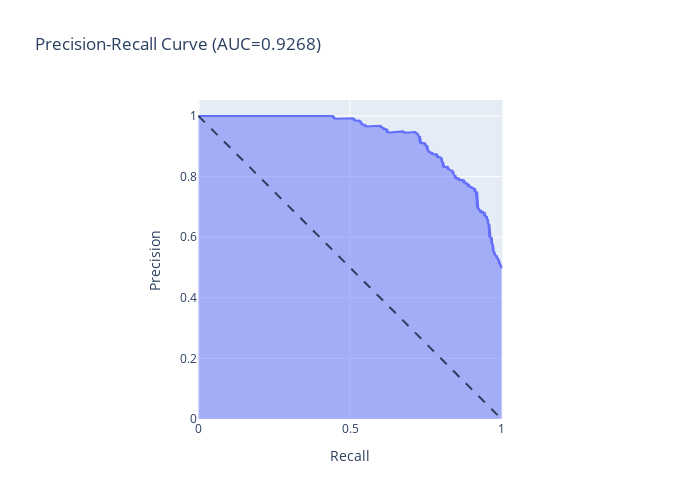

Here is the notebook cell this chart was saved with:
### Code cell
fig = px.area(
    x=recall,
    y=precision,
    title=f'Precision-Recall Curve (AUC={auc_score:.4f})',
    labels=dict(x='Recall', y='Precision'),
    width=700, height=500
)
fig.add_shape(
    type='line',
    line=dict(dash='dash'),
    x0=0, x1=1, y0=1, y1=0
)
fig.update_yaxes(scaleanchor="x", scaleratio=1)
fig.update_xaxes(constrain='domain')

fig.show()

### Figure 1 — Plotly figure (JSON) as saved in the notebook; plotly's stock layout.template omitted (floating-point values rounded to 4 significant figures; data arrays with more than 128 entries replaced by an {"elided": "..."} marker saying what was removed)
{"data": [{"fillpattern": {"shape": ""}, "hovertemplate": "Recall=%{x}<br>Precision=%{y}<extra></extra>", "legendgroup": "", "line": {"color": "#636efa"}, "marker": {"symbol": "circle"}, "mode": "lines", "name": "", "orientation": "v", "showlegend": false, "stackgroup": "1", "type": "scatter", "x": {"elided": "501 float values"}, "xaxis": "x", "y": {"elided": "501 float values"}, "yaxis": "y"}], "layout": {"height": 500, "legend": {"tracegroupgap": 0}, "shapes": [{"line": {"dash": "dash"}, "type": "line", "x0": 0, "x1": 1, "y0": 1, "y1": 0}], "title": {"text": "Precision-Recall Curve (AUC=0.9268)"}, "width": 700, "xaxis": {"anchor": "y", "constrain": "domain", "domain": [0, 1], "title": {"text": "Recall"}}, "yaxis": {"anchor": "x", "domain": [0, 1], "scaleanchor": "x", "scaleratio": 1, "title": {"text": "Precision"}}}}
